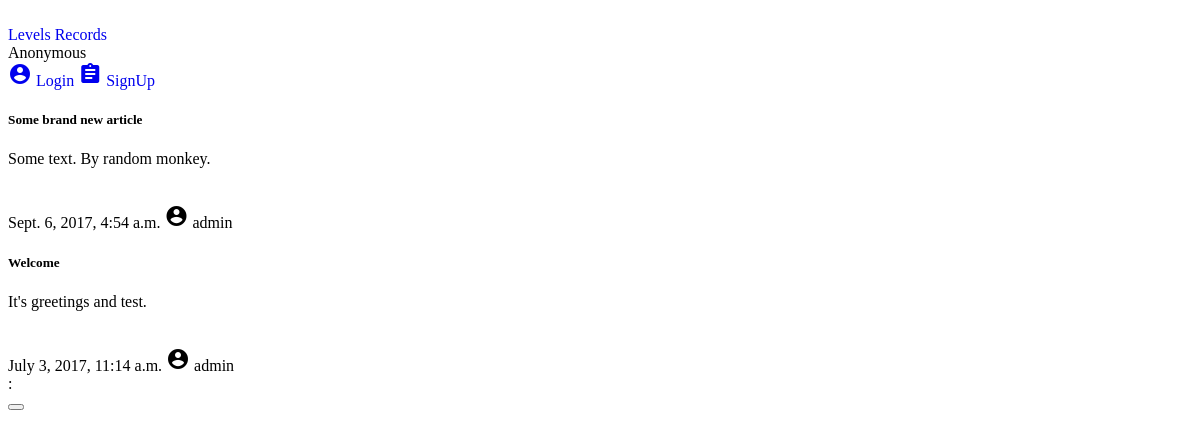
The page / on the database its author committed.
### pluto/models.py (models this page shows)
class Article(models.Model):
    title = models.CharField(max_length=128, blank=True)
    value = models.TextField(max_length=512, blank=False)
    date = models.DateTimeField(default=timezone.now, blank=False)
    by = models.ForeignKey(User, on_delete=models.CASCADE)

class User(AbstractUser):
    image = models.ImageField(default='no_image.png', upload_to=user_directory_image_path)
    points = models.FloatField(default=10, blank=False)
    skin = models.CharField(default='polo', blank=False, max_length=32)

### pluto/views.py (the view)
# urls.py: url(r'^$', views.index),
def index(request):
    context = {'content': []}
    article = models.Article.objects.all().order_by('-date')
    messages.info(request, "Developer build.")
    context['title'] = 'Pluto'
    context['content'] += article
    return render(request, 'base.html', context)

### templates/base.html (shortened to what this page needs)
<!DOCTYPE html>
<html lang="en">
{% block head %}
<head>
    {% include 'include/material.html' %}
    {% include 'include/custom.html' %}
    {% block favicon %}
        {% load staticfiles %}
    {% endblock %}
</head>
{%  endblock %}
<body class="mdl-demo mdl-color--grey-100 mdl-color-text--grey-700 mdl-base">
    <div class="mdl-layout mdl-js-layout mdl-layout--fixed-header">
    {% block navigation %}
              <header class="mdl-layout__header">
                <div class="mdl-layout__header-row">
                  <span class="mdl-layout-title"><a href="/">Pluto</a></span>
                  <nav class="mdl-navigation">
                    <a class="mdl-navigation__link" href="/levels">Levels</a>
                    <a class="mdl-navigation__link" href="/records">Records</a>
                  </nav>
                </div>
              </header>
              <div class="mdl-layout__drawer">
                <span class="mdl-layout-title">
                    {% if request.user.is_authenticated %}
                        {{ request.user.username }}
                    {% else %}
                        Anonymous
                    {% endif %}
                </span>
                <nav class="mdl-navigation">
                    {% if request.user.is_authenticated %}
                        <a class="mdl-navigation__link" href="/me"><i class="material-icons">face</i> Profile</a>
                        <a class="mdl-navigation__link" href="/mates"><i class="material-icons">people</i> Mates</a>
                        <a class="mdl-navigation__link" href="/creator"><i class="material-icons">brush</i> Creator</a>
                        <a class="mdl-navigation__link" href="/settings"><i class="material-icons">settings</i> Settings</a>
                        <a class="mdl-navigation__link" href="/logout"><i class="material-icons">exit_to_app</i> Logout</a>
                    {% else %}
                        <a class="mdl-navigation__link" href="/login"><i class="material-icons">account_circle</i> Login</a>
                        <a class="mdl-navigation__link" href="/signup"><i class="material-icons">assignment</i> SignUp</a>
                    {% endif %}
                </nav>
              </div>
    {% endblock %}
    {% block body %}
        <main class="mdl-layout__content">
        {% block content %}
            <div class="mdl-grid">
            {% for i in content %}
                    <div class="mdl-card mdl-cell mdl-cell--4-col">
                        <div class="mdl-card__supporting-text">
                            <h5>{{ i.title }}</h5>
                            <h7>{{ i.value }}</h7>
                            <br>
                            <br>
                            <br>
                            <span class="mdl-chip mdl-chip--contact">
                                <span class="mdl-chip__text">
                                {{ i.date }}</span>
                                <span class="mdl-chip__contact"><i class="material-icons">account_circle</i> </span>
                                <span class="mdl-chip__text">{{ i.by.username }}</span>
                            </span>
                        </div>
                    </div>
            {% endfor %}
            </div>
        {% endblock %}
        </main>
    {% endblock %}
    {% block message %}
         <div aria-live="assertive" aria-atomic="true" aria-relevant="text" class="mdl-snackbar mdl-js-snackbar">
         <div class="mdl-snackbar__text">{{ i.tag | title }}: {{ i }}</div>
         <button type="button" class="mdl-snackbar__action"></button>
         </div>
    {% endblock %}
    </div>
</body>
</html>

### PlutoGame/static/style.css (style rules this page uses)
a { text-decoration: none; }
.mdl-layout-title a { color: white; }

### rows shown on the page
Article: title "Some brand new article", value "Some text. By random monkey.", date "Sept. 6, 2017, 4:54 a.m.", by.username "admin"
Article: title "Welcome", value "It's greetings and test.", date "July 3, 2017, 11:14 a.m.", by.username "admin"
